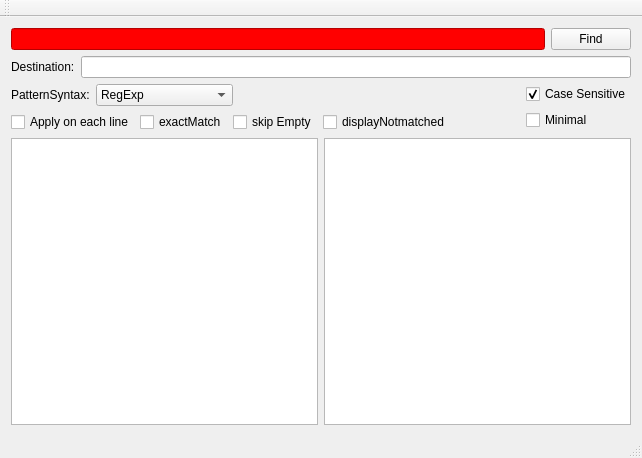
<?xml version="1.0" encoding="UTF-8"?>
<ui version="4.0">
 <class>MainWindow</class>
 <widget class="QMainWindow" name="MainWindow">
  <property name="geometry">
   <rect>
    <x>0</x>
    <y>0</y>
    <width>642</width>
    <height>458</height>
   </rect>
  </property>
  <property name="windowTitle">
   <string>QRegExpEditor</string>
  </property>
  <widget class="QWidget" name="centralWidget">
   <layout class="QVBoxLayout" name="verticalLayout_3">
    <item>
     <layout class="QHBoxLayout" name="horizontalLayout_2">
      <item>
       <widget class="QLineEdit" name="regexpEdit">
        <property name="styleSheet">
         <string notr="true">background: #ff0000;</string>
        </property>
       </widget>
      </item>
      <item>
       <widget class="QPushButton" name="findbutton">
        <property name="text">
         <string>Find</string>
        </property>
       </widget>
      </item>
     </layout>
    </item>
    <item>
     <layout class="QHBoxLayout" name="horizontalLayout_6">
      <item>
       <widget class="QLabel" name="label_2">
        <property name="text">
         <string>Destination:</string>
        </property>
       </widget>
      </item>
      <item>
       <widget class="QLineEdit" name="m_dstEdit"/>
      </item>
     </layout>
    </item>
    <item>
     <layout class="QHBoxLayout" name="horizontalLayout_5">
      <item>
       <layout class="QVBoxLayout" name="verticalLayout_2">
        <item>
         <layout class="QHBoxLayout" name="horizontalLayout_3">
          <item>
           <widget class="QLabel" name="label">
            <property name="text">
             <string>PatternSyntax:</string>
            </property>
           </widget>
          </item>
          <item>
           <widget class="QComboBox" name="m_patternSyntax">
            <item>
             <property name="text">
              <string>RegExp</string>
             </property>
            </item>
            <item>
             <property name="text">
              <string>Wildcard</string>
             </property>
            </item>
            <item>
             <property name="text">
              <string>FixedString</string>
             </property>
            </item>
            <item>
             <property name="text">
              <string>RegExp2</string>
             </property>
            </item>
            <item>
             <property name="text">
              <string>WildcardUnix</string>
             </property>
            </item>
            <item>
             <property name="text">
              <string>W3CXmlSchema11</string>
             </property>
            </item>
           </widget>
          </item>
          <item>
           <spacer name="horizontalSpacer_2">
            <property name="orientation">
             <enum>Qt::Horizontal</enum>
            </property>
            <property name="sizeHint" stdset="0">
             <size>
              <width>58</width>
              <height>20</height>
             </size>
            </property>
           </spacer>
          </item>
         </layout>
        </item>
        <item>
         <layout class="QHBoxLayout" name="horizontalLayout_4">
          <item>
           <widget class="QCheckBox" name="m_eachline">
            <property name="text">
             <string>Apply on each line</string>
            </property>
           </widget>
          </item>
          <item>
           <widget class="QCheckBox" name="m_exactMatch">
            <property name="text">
             <string>exactMatch</string>
            </property>
           </widget>
          </item>
          <item>
           <widget class="QCheckBox" name="m_skipEmpty">
            <property name="text">
             <string>skip Empty</string>
            </property>
           </widget>
          </item>
          <item>
           <widget class="QCheckBox" name="m_displayNotMatched">
            <property name="text">
             <string>displayNotmatched</string>
            </property>
           </widget>
          </item>
          <item>
           <spacer name="horizontalSpacer">
            <property name="orientation">
             <enum>Qt::Horizontal</enum>
            </property>
            <property name="sizeHint" stdset="0">
             <size>
              <width>98</width>
              <height>20</height>
             </size>
            </property>
           </spacer>
          </item>
         </layout>
        </item>
       </layout>
      </item>
      <item>
       <layout class="QVBoxLayout" name="verticalLayout">
        <item>
         <widget class="QCheckBox" name="m_caseSensitive">
          <property name="text">
           <string>Case Sensitive</string>
          </property>
          <property name="checked">
           <bool>true</bool>
          </property>
         </widget>
        </item>
        <item>
         <widget class="QCheckBox" name="m_minimal">
          <property name="text">
           <string>Minimal</string>
          </property>
         </widget>
        </item>
       </layout>
      </item>
     </layout>
    </item>
    <item>
     <layout class="QHBoxLayout" name="horizontalLayout">
      <item>
       <widget class="QPlainTextEdit" name="before"/>
      </item>
      <item>
       <widget class="QPlainTextEdit" name="after">
        <property name="readOnly">
         <bool>true</bool>
        </property>
       </widget>
      </item>
     </layout>
    </item>
   </layout>
  </widget>
  <widget class="QMenuBar" name="menuBar">
   <property name="geometry">
    <rect>
     <x>0</x>
     <y>0</y>
     <width>642</width>
     <height>22</height>
    </rect>
   </property>
  </widget>
  <widget class="QToolBar" name="mainToolBar">
   <attribute name="toolBarArea">
    <enum>TopToolBarArea</enum>
   </attribute>
   <attribute name="toolBarBreak">
    <bool>false</bool>
   </attribute>
  </widget>
  <widget class="QStatusBar" name="statusBar"/>
 </widget>
 <layoutdefault spacing="6" margin="11"/>
 <resources/>
 <connections/>
</ui>
